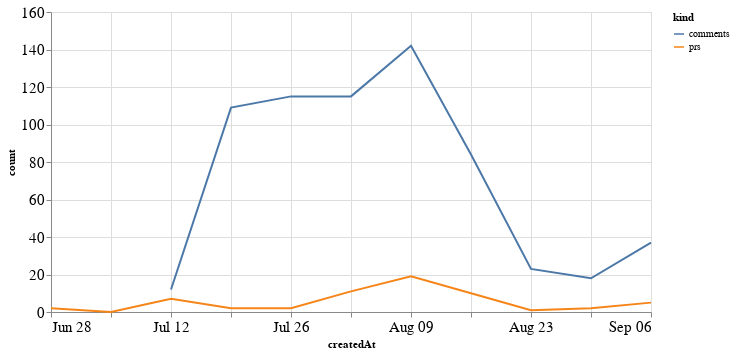

Notebook code cell kept with this figure:
### Code cell
alt.Chart(total_time, width=600).mark_line().encode(
    x='createdAt',
    y='count',
    color='kind'
)

### Figure 1 — Vega-Lite specification as saved in the notebook (floating-point values rounded to 4 significant figures)
{"config": {"axisLeft": {"labelFontSize": 15}, "axisBottom": {"labelFontSize": 15}}, "data": {"name": "data-53645e50401da0a186c4f1829fcd5548"}, "mark": "line", "encoding": {"color": {"type": "nominal", "field": "kind"}, "x": {"type": "temporal", "field": "createdAt"}, "y": {"type": "quantitative", "field": "count"}}, "width": 600, "$schema": "https://vega.github.io/schema/vega-lite/v4.8.1.json", "datasets": {"data-53645e50401da0a186c4f1829fcd5548": [{"createdAt": "2020-06-28T00:00:00", "kind": "prs", "count": 2.0}, {"createdAt": "2020-07-05T00:00:00", "kind": "prs", "count": 0.0}, {"createdAt": "2020-07-12T00:00:00", "kind": "prs", "count": 7.0}, {"createdAt": "2020-07-19T00:00:00", "kind": "prs", "count": 2.0}, {"createdAt": "2020-07-26T00:00:00", "kind": "prs", "count": 2.0}, {"createdAt": "2020-08-02T00:00:00", "kind": "prs", "count": 11.0}, {"createdAt": "2020-08-09T00:00:00", "kind": "prs", "count": 19.0}, {"createdAt": "2020-08-16T00:00:00", "kind": "prs", "count": 10.0}, {"createdAt": "2020-08-23T00:00:00", "kind": "prs", "count": 1.0}, {"createdAt": "2020-08-30T00:00:00", "kind": "prs", "count": 2.0}, {"createdAt": "2020-09-06T00:00:00", "kind": "prs", "count": 5.0}, {"createdAt": "2020-06-28T00:00:00", "kind": "comments", "count": null}, {"createdAt": "2020-07-05T00:00:00", "kind": "comments", "count": null}, {"createdAt": "2020-07-12T00:00:00", "kind": "comments", "count": 12.0}, {"createdAt": "2020-07-19T00:00:00", "kind": "comments", "count": 109.0}, {"createdAt": "2020-07-26T00:00:00", "kind": "comments", "count": 115.0}, {"createdAt": "2020-08-02T00:00:00", "kind": "comments", "count": 115.0}, {"createdAt": "2020-08-09T00:00:00", "kind": "comments", "count": 142.0}, {"createdAt": "2020-08-16T00:00:00", "kind": "comments", "count": 84.0}, {"createdAt": "2020-08-23T00:00:00", "kind": "comments", "count": 23.0}, {"createdAt": "2020-08-30T00:00:00", "kind": "comments", "count": 18.0}, {"createdAt": "2020-09-06T00:00:00", "kind": "comments", "count": 37.0}]}}
